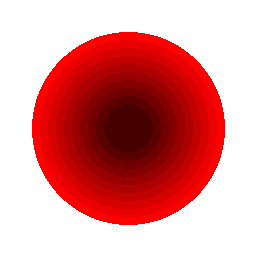
#> input picture cleanup_backup/20250930_194915_day12_start/backend/uploads/08cd9a74f9da64240476e44967278b9b.png, 256 x 256 px
$ python -i image_utils.py   (imports and definitions only)
#> lines starting #> are read from the running program, lines starting #| are printed output that depends on the picture; after the words box and inside, x2 and y2 are one past the last pixel; in counts of white or black regions, pixels touching at a corner belong together
#!/usr/bin/env python3
"""
Image processing utilities for PNG to SVG conversion.

This module provides centralized image processing functions to eliminate
code duplication across converters.
"""

import logging
import numpy as np
from PIL import Image
from typing import Tuple, Union, Optional
from pathlib import Path

logger = logging.getLogger(__name__)


class ImageUtils:
    """
    Centralized image processing utilities for converters.

    This class consolidates common image processing operations that were
    previously duplicated across multiple converter classes.
    """

    # [32 lines left out: function convert_to_rgba, not called in this run]

    @staticmethod
    def composite_on_background(
        image: Image.Image,
        bg_color: Tuple[int, int, int] = (255, 255, 255)
    ) -> Image.Image:
        """
        Composite RGBA image onto a solid background color.

        This method handles alpha channel compositing properly, which is commonly
        needed when converting transparent images for converters that don't
        support transparency.

        Args:
            image: PIL Image (should be RGBA format)
            bg_color: Background color as RGB tuple (default: white)

        Returns:
            PIL Image in RGB format with composited background

        Raises:
            ValueError: If background color is invalid
        """
        try:
            # Validate background color
            if not (isinstance(bg_color, (tuple, list)) and len(bg_color) == 3):
                raise ValueError(f"Background color must be RGB tuple, got: {bg_color}")

            if not all(0 <= c <= 255 for c in bg_color):
                raise ValueError(f"RGB values must be 0-255, got: {bg_color}")

            # Handle different image modes
            if image.mode == 'RGBA':
                # Create background with specified color
                background = Image.new('RGB', image.size, bg_color)
                # Composite using alpha channel as mask
                background.paste(image, mask=image.split()[3])
                logger.debug(f"Composited RGBA image on {bg_color} background")
                return background

            elif image.mode == 'P':
                # Convert palette to RGBA first, then composite
                rgba_img = image.convert('RGBA')
                return ImageUtils.composite_on_background(rgba_img, bg_color)

            elif image.mode in ['RGB', 'L']:
                # Already opaque, just ensure RGB format
                if image.mode == 'L':
                    image = image.convert('RGB')
                logger.debug(f"Image already opaque ({image.mode}), returning as-is")
                return image

            else:
                # Convert other modes to RGB
                rgb_img = image.convert('RGB')
                logger.debug(f"Converted {image.mode} to RGB")
                return rgb_img

        except Exception as e:
            logger.error(f"Failed to composite image on background: {e}")
            raise

    @staticmethod
    def convert_to_grayscale(image: Image.Image) -> Image.Image:
        """
        Convert image to grayscale format.

        Handles various input formats and ensures proper grayscale conversion
        while preserving image quality.

        Args:
            image: PIL Image in any format

        Returns:
            PIL Image in grayscale ('L') format
        """
        try:
            original_mode = image.mode

            # Handle RGBA images by compositing first
            if image.mode == 'RGBA':
                # Composite on white background before grayscale conversion
                image = ImageUtils.composite_on_background(image, (255, 255, 255))

            # Convert to grayscale
            if image.mode != 'L':
                grayscale_img = image.convert('L')
                logger.debug(f"Converted {original_mode} to grayscale")
                return grayscale_img
            else:
                logger.debug("Image already in grayscale format")
                return image

        except Exception as e:
            logger.error(f"Failed to convert image to grayscale: {e}")
            raise

    # [100 lines left out: functions apply_alpha_threshold, get_image_mode_info, not called in this run]

    @staticmethod
    def create_binary_mask(
        image: Image.Image,
        threshold: int = 128,
        invert: bool = False
    ) -> Image.Image:
        """
        Create binary (1-bit) mask from image.

        Useful for creating masks for potrace-style converters that need
        binary input.

        Args:
            image: PIL Image
            threshold: Threshold for binarization (0-255)
            invert: Whether to invert the binary result

        Returns:
            PIL Image in binary ('1') format
        """
        try:
            # Convert to grayscale first
            grayscale_img = ImageUtils.convert_to_grayscale(image)

            # Apply threshold to create binary image
            if invert:
                binary_img = grayscale_img.point(lambda x: 0 if x > threshold else 255, mode='1')
            else:
                binary_img = grayscale_img.point(lambda x: 255 if x > threshold else 0, mode='1')

            logger.debug(f"Created binary mask with threshold {threshold}, inverted: {invert}")
            return binary_img

        except Exception as e:
            logger.error(f"Failed to create binary mask: {e}")
            raise

    # [51 lines left out: functions safe_image_load, validate_image_for_conversion, not called in this run]

>>> from PIL import Image
>>> picture = Image.open('../uploads/08cd9a74f9da64240476e44967278b9b.png')
#> picture is the input picture: PIL image 256x256 RGBA; mean R, G, B, A 223, 141.3, 141.3, 113.7
>>> result = ImageUtils().create_binary_mask(picture)
#> in composite_on_background, `background = Image.new('RGB', image.size, bg_color)`: background: PIL image 256x256 RGB; every value is 255
#> in convert_to_grayscale, `grayscale_img = image.convert('L')`:
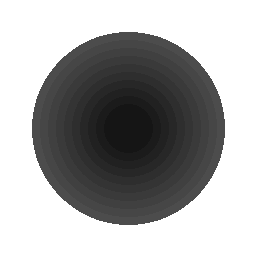
#> grayscale_img: PIL image 256x256 L; min 21, max 255, mean 165.7
#> in create_binary_mask, `binary_img = grayscale_img.point(lambda x: 255 if x > threshold else 0..`:
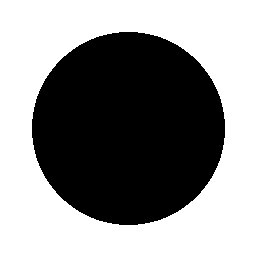
#> binary_img: PIL image 256x256 1; 55.4% white; 1 black region, box (x1, y1, x2, y2) and area: (32, 32, 225, 225) 29233

$ run again, on cleanup_backup/20250930_194915_day12_start/backend/uploads/35c1fb013bdbbf1442d63684d9e0ca07.png
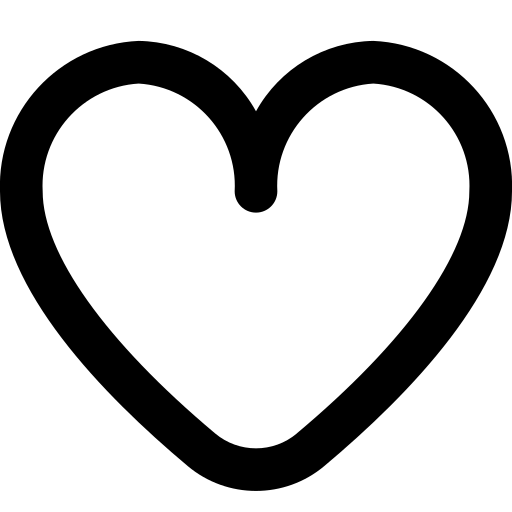
#> input picture cleanup_backup/20250930_194915_day12_start/backend/uploads/35c1fb013bdbbf1442d63684d9e0ca07.png, 512 x 512 px
#> picture is the input picture: PIL image 512x512 RGBA; mean R, G, B, A 0, 0, 0, 62.4
#> in create_binary_mask, `binary_img = grayscale_img.point(lambda x: 255 if x > threshold else 0..`:
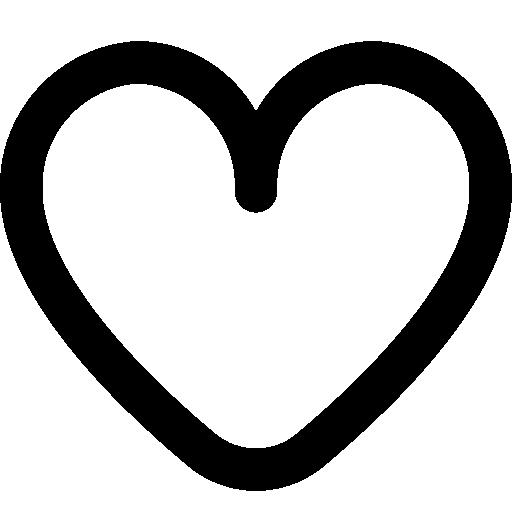
#> binary_img: PIL image 512x512 1; 75.5% white; 1 black region, box (x1, y1, x2, y2) and area: (0, 41, 512, 491) 64148

$ run again, on cleanup_backup/20250930_194915_day12_start/backend/uploads/75612d07c86a5cd6a96951fee08f5191.png
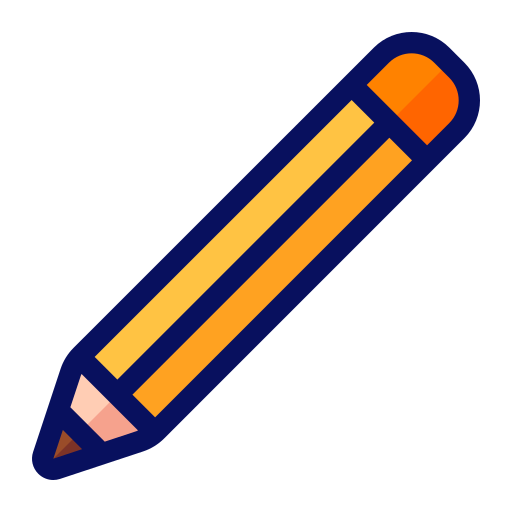
#> input picture cleanup_backup/20250930_194915_day12_start/backend/uploads/75612d07c86a5cd6a96951fee08f5191.png, 512 x 512 px
#> picture is the input picture: PIL image 512x512 RGBA; mean R, G, B, A 30.8, 22, 19.9, 67.5
#> in convert_to_grayscale, `grayscale_img = image.convert('L')`:
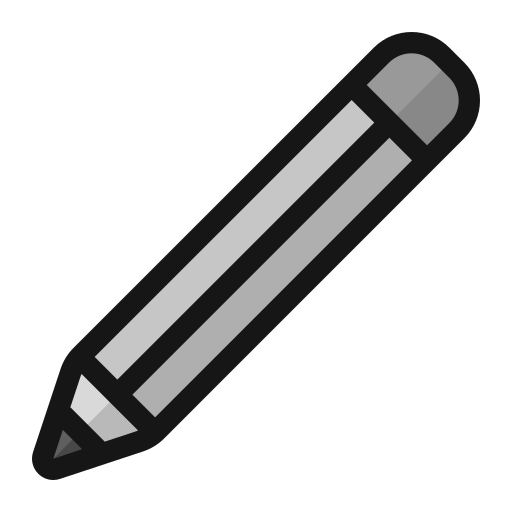
#> grayscale_img: PIL image 512x512 L; min 22, max 255, mean 211.8
#> in create_binary_mask, `binary_img = grayscale_img.point(lambda x: 255 if x > threshold else 0..`:
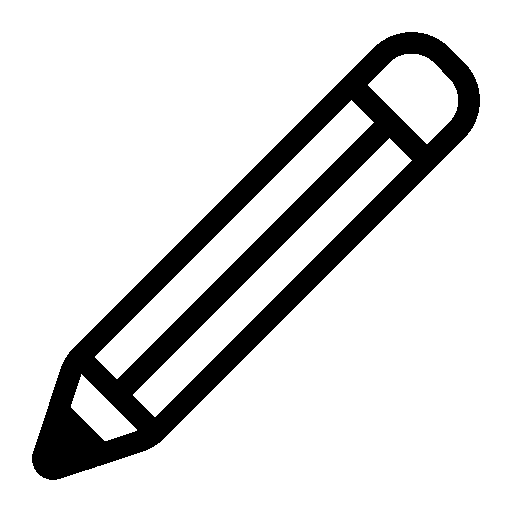
#> binary_img: PIL image 512x512 1; 85% white; 1 black region, box (x1, y1, x2, y2) and area: (32, 32, 480, 480) 39331
